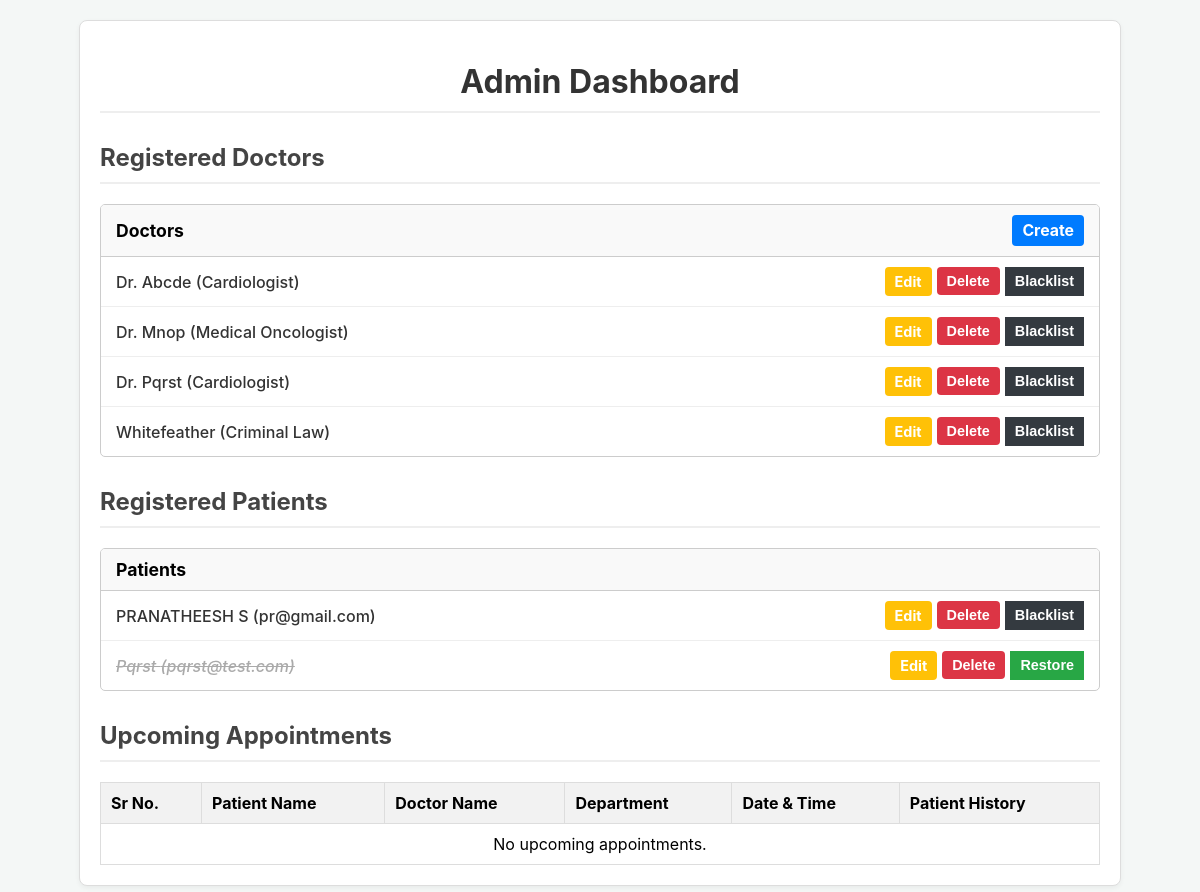
Before: /admin-434345ndfsdj with the older database file.
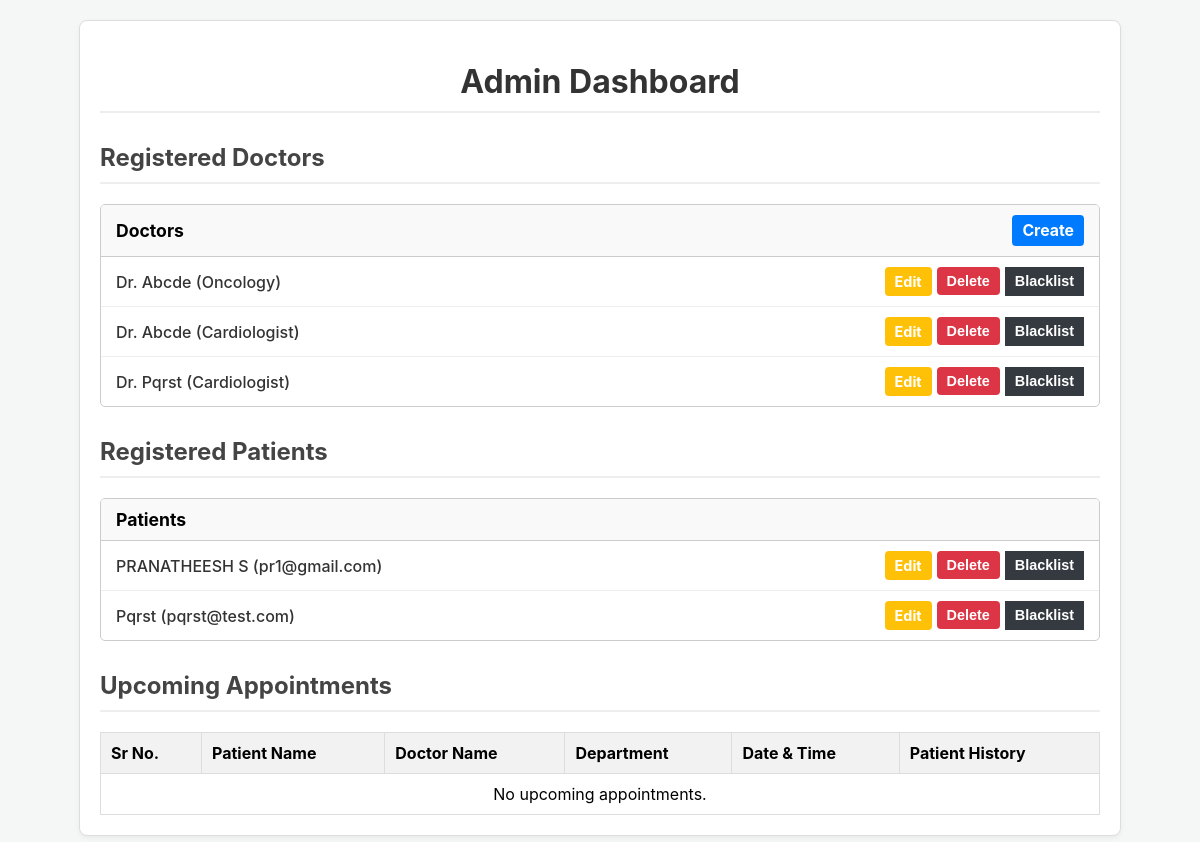
After: the same page with the newer database file.
### models.py (models this page shows, shortened)
class Doctor(db.Model):
    __tablename__ = 'doctors'
    id = db.Column(db.Integer, primary_key=True)
    name = db.Column(db.String(120), nullable=False)
    email = db.Column(db.String(120), unique=True, nullable=False)
    specialization = db.Column(db.String(120))
    department_id = db.Column(db.Integer, db.ForeignKey('departments.id'), nullable=True)
    is_blacklisted = db.Column(db.Boolean, default=False, nullable=False)
    experience = db.Column(db.Integer, nullable=True)
    appointments = db.relationship('Appointment', backref='doctor', lazy=True)

class Patient(db.Model, UserMixin):
    __tablename__ = 'patients'
    id = db.Column(db.Integer, primary_key=True)
    name = db.Column(db.String(120), nullable=False)
    email = db.Column(db.String(120), unique=True, nullable=False)
    password_hash = db.Column(db.String(200), nullable=False)
    age = db.Column(db.Integer)
    gender = db.Column(db.String(10))
    is_blacklisted = db.Column(db.Boolean, default=False, nullable=False)
    appointments = db.relationship('Appointment', backref='patient', lazy=True)

### app.py (the view)
@app.route('/admin-434345ndfsdj')
def admin_dashboard():
    doctors = Doctor.query.order_by(Doctor.name).all()
    patients = Patient.query.order_by(Patient.name).all()
    upcoming_appts = Appointment.query.filter(
        Appointment.date >= date.today(),
        Appointment.status == 'Booked'
    ).order_by(Appointment.date, Appointment.time).all()
    return render_template('admin_dashboard.html',
                           doctors=doctors,
                           patients=patients,
                           appointments=upcoming_appts)

### templates/admin_dashboard.html (shortened to what this page needs)
<!DOCTYPE html>
<html lang="en">
<head>
</head>
<body>
    <div class="container">
        <h1>Admin Dashboard</h1>
        <h2>Registered Doctors</h2>
        <div class="list-box">
            <div class="list-header">
                <span>Doctors</span>
                <a href="{{ url_for('admin_add_doctor') }}" class="btn btn-create">Create</a>
            </div>
            {% for doctor in doctors %}
            <div class="list-item {% if doctor.is_blacklisted %}is-blacklisted{% endif %}">
                <span class="item-name">{{ doctor.name }} ({{ doctor.specialization }})</span>
                <div class="item-actions">
                    <a href="{{ url_for('admin_edit_doctor', doctor_id=doctor.id) }}" class="btn btn-edit">Edit</a>
                    <form action="{{ url_for('admin_delete_doctor', doctor_id=doctor.id) }}" method="POST" onsubmit="return confirm('Are you sure? This will delete all appointments for this doctor.');">
                        <button type="submit" class="btn btn-delete">Delete</button>
                    </form>
                    <form action="{{ url_for('admin_blacklist_doctor', doctor_id=doctor.id) }}" method="POST" class="btn-blacklist">
                        <button type="submit" class="btn btn-blacklist">Blacklist</button>
                    </form>
                </div>
            </div>
            {% endfor %}
        </div>
        <h2>Registered Patients</h2>
        <div class="list-box">
            <div class="list-header">Patients</div>
            {% for patient in patients %}
            <div class="list-item {% if patient.is_blacklisted %}is-blacklisted{% endif %}">
                <span class="item-name">{{ patient.name }} ({{ patient.email }})</span>
                <div class="item-actions">
                    <a href="{{ url_for('admin_edit_patient', patient_id=patient.id) }}" class="btn btn-edit">Edit</a>
                    <form action="{{ url_for('admin_delete_patient', patient_id=patient.id) }}" method="POST" onsubmit="return confirm('Are you sure? This will delete the patient and their history.');">
                        <button type="submit" class="btn btn-delete">Delete</button>
                    </form>
                    <form action="{{ url_for('admin_blacklist_patient', patient_id=patient.id) }}" method="POST" class="btn-blacklist">
                        <button type="submit" class="btn btn-blacklist">Blacklist</button>
                    </form>
                    <form action="{{ url_for('admin_whitelist_patient', patient_id=patient.id) }}" method="POST" class="btn-whitelist">
                        <button type="submit" class="btn btn-whitelist">Restore</button>
                    </form>
                </div>
            </div>
            {% endfor %}
        </div>
        <h2>Upcoming Appointments</h2>
        <table>
            <thead>
                <tr>
                    <th>Sr No.</th>
                    <th>Patient Name</th>
                    <th>Doctor Name</th>
                    <th>Department</th>
                    <th>Date & Time</th>
                    <th>Patient History</th>
                </tr>
            </thead>
            <tbody>
                {% for appt in appointments %}
                <tr>
                    <td>{{ loop.index }}</td>
                    <td>{{ appt.patient.name }}</td>
                    <td>{{ appt.doctor.name }}</td>
                    <td>{{ appt.doctor.department.name }}</td>
                    <td>{{ appt.date.strftime('%Y-%m-%d') }} at {{ appt.time.strftime('%I:%M %p') }}</td>
                    <td>
                        <a href="{{ url_for('admin_patient_history_view', patient_id=appt.patient.id) }}" class="btn btn-view">view</a>
                    </td>
                </tr>
                {% else %}
                <tr>
                    <td colspan="6" style="text-align: center;">No upcoming appointments.</td>
                </tr>
                {% endfor %}
            </tbody>
        </table>
    </div>
</body>
</html>

Changed rows visible on the page:
removed Doctor: name "Whitefeather", specialization "Criminal Law"
changed Doctor: specialization "Cardiologist" → "Oncology"
changed Doctor (number 2 of 3 on the later page): name "Dr. Mnop" → "Dr. Abcde"; specialization "Medical Oncologist" → "Cardiologist"
changed Patient "PRANATHEESH S": email "pr@gmail.com" → "pr1@gmail.com"
changed Patient "Pqrst": is_blacklisted "Restore" → "Blacklist"
